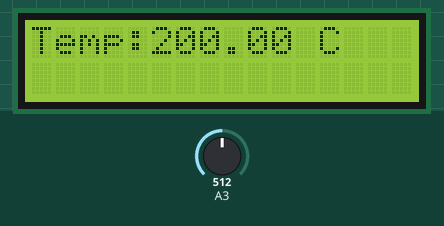
Simulated run of this sketch. Board: Arduino Uno, built with avr-gcc and run on an emulated ATmega328P. Shown: 16×2 character LCD. The inputs (shaded band) are chosen by the test bench; at power-on: A3 = 512.

Above: at 2.2 s.
2.3 s: A3 set to 314
At 4.1 s:
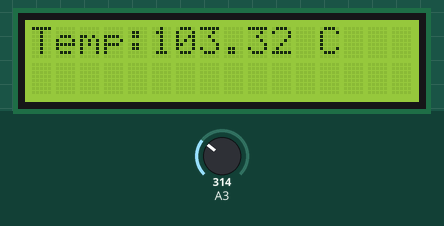
4.5 s: A3 set to 300
At 5.8 s:
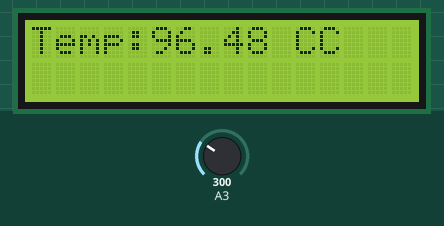
6.5 s: A3 set to 131
At 7.5 s:
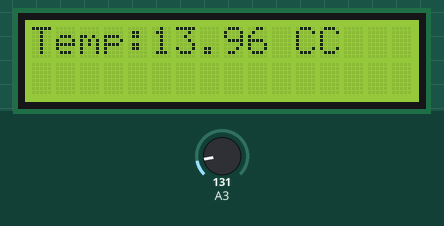
8.5 s: A3 set to 111
At 10.3 s:
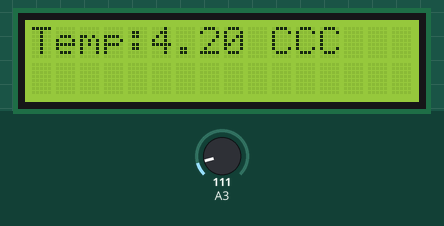
Timing chart, 0 to 11.5 s (numbered marks = the images above; inputs shaded):
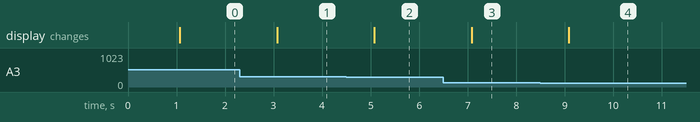

The sketch:

practice_temperature_sensor1.ino
```cpp
#include <LiquidCrystal.h>

LiquidCrystal lcd_1(12, 11, 5, 4, 3, 2);

void setup()
{
  lcd_1.begin(16, 2);

  lcd_1.print("System is ON");
  delay(1000);
  lcd_1.clear();
}

float tempo(){
  int read = analogRead(A3);
  float voltage = read * 5/1024.0;
  float tem = 100 * (voltage - 0.5);
  return tem;
}

void loop()
{
  float t = tempo();

  lcd_1.setCursor(0, 0);
  lcd_1.print("Temp:");
  lcd_1.print(t);
  lcd_1.print(" C");


  delay(1000);
}
```

Measured:
- the behaviour switches between 308 and 307 on A3 (found by bisection; images 1 and 2)
- the behaviour switches between 123 and 122 on A3 (found by bisection; images 3 and 4)
- after the input at 2.3 s, the display: changes after 0.77 s (image 1)
- after the input at 4.5 s, the display: changes after 0.58 s (image 2)
- after the input at 6.5 s, the display: changes after 0.58 s (image 3)
- after the input at 8.5 s, the display: changes after 0.59 s (image 4)
